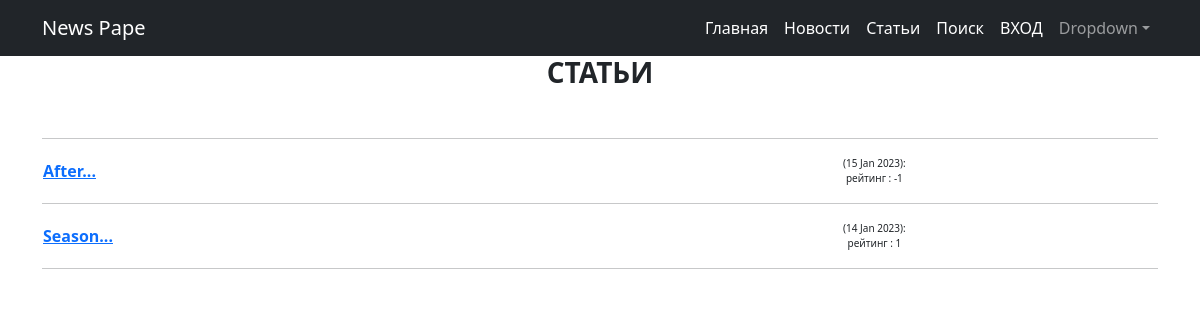
The app's page /article/, older data.
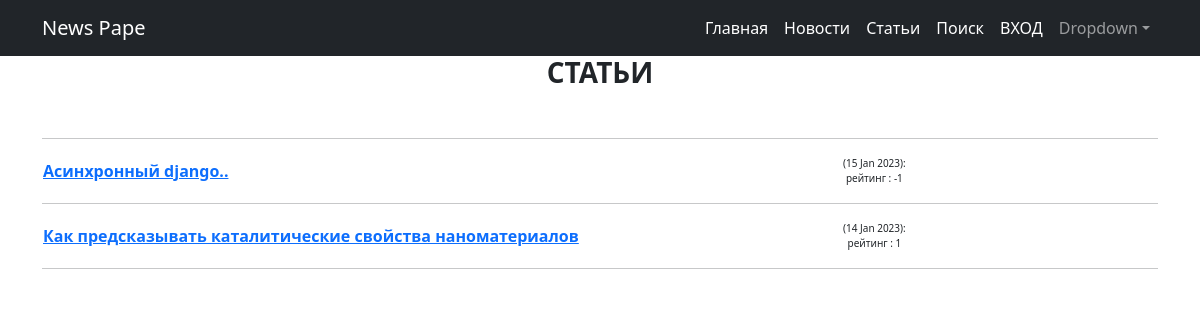
The same page, newer data.
### news/models.py (models this page shows, shortened)
class Post(models.Model):
    author = models.ForeignKey(Author, on_delete=models.CASCADE)
    NEWS = 'nw'
    ARTICLE = 'ar'
    CATEGORY_CHOICES = ((NEWS, 'Новость'), (ARTICLE, 'Статья'))
    categoryType = models.CharField(max_length=2, choices=CATEGORY_CHOICES, default=NEWS)
    dateCreation = models.DateTimeField(auto_now_add=True)
    postCategory = models.ManyToManyField(Category, through='PostCategory')
    title = models.CharField(max_length=128)
    text = models.TextField()
    rating = models.SmallIntegerField(default=0)

### news/views.py (the view)
# urls.py: path('article/', Article.as_view(), name='article_list'),
class Article(ListView):
    queryset = Post.objects.filter(categoryType='ar')
    ordering = '-dateCreation'
    context_object_name = 'Article'
    template_name = 'news/article.html'

### news/templates/news/article.html (shortened to what this page needs)
{% extends 'flatpages/default.html' %}
{% block content %}
<h3><strong>СТАТЬИ</strong></h3>
<br>
<hr>
{% for art in Article %}
<table>
     <tr>
     <td width="800"  align="left" style="font-size:16px"><strong><a href="/news/{{ art.pk }}">{{ art.title }}</a></strong></td>
     <td style="font-size:10px">({{ art.dateCreation|date:'d M Y' }}):<br>
     рейтинг : {% if art.rating != 0 %}{{ art.rating }}{% else %}0{% endif %}</td>
     <td>
     </tr>
</table>
<hr>
{% endfor %}
{% endblock content %}

Row changes from the older to the newer data that the page shows:
changed Post: title "After..." → "Асинхронный django.."
changed Post: title "Season..." → "Как предсказывать каталитические свойства наноматериалов"
